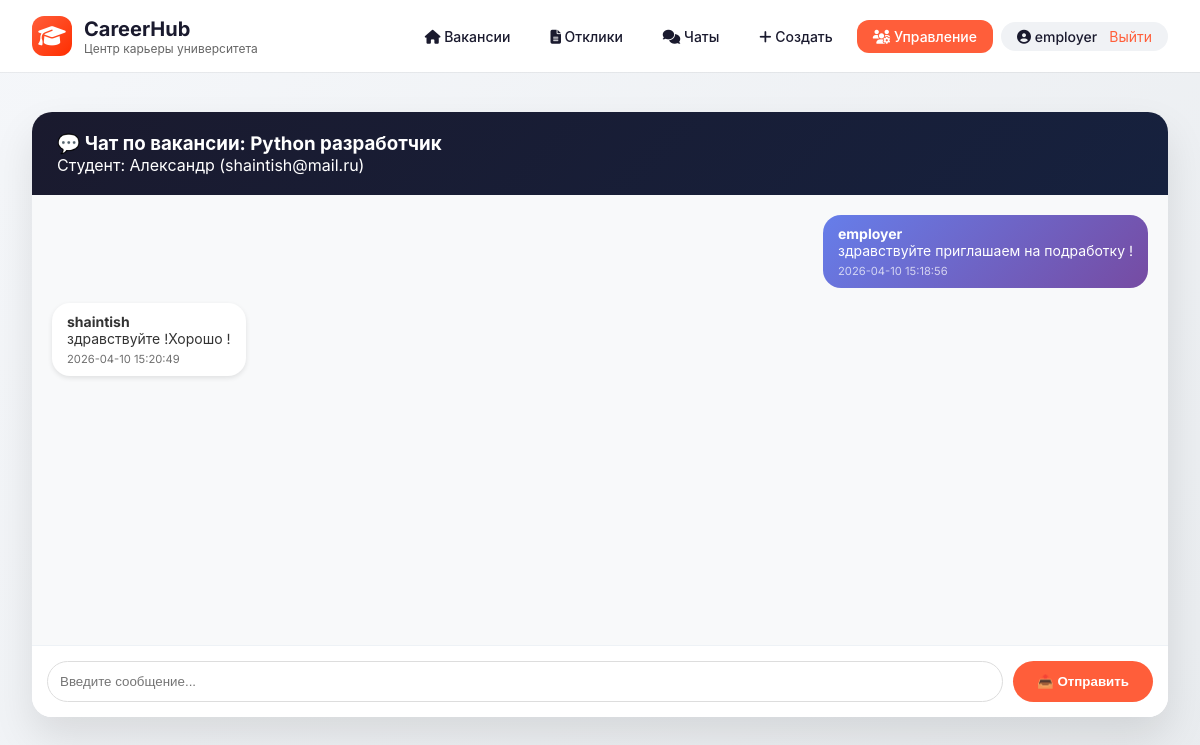
Page /chat/5 (signed in) on the committed database.
### tables this page shows
CREATE TABLE chats (
            id INTEGER PRIMARY KEY AUTOINCREMENT,
            application_id INTEGER UNIQUE NOT NULL,
            student_email TEXT NOT NULL,
            student_name TEXT NOT NULL,
            vacancy_id INTEGER NOT NULL,
            vacancy_title TEXT NOT NULL,
            created_at TIMESTAMP DEFAULT CURRENT_TIMESTAMP
        );

CREATE TABLE messages (
            id INTEGER PRIMARY KEY AUTOINCREMENT,
            application_id INTEGER NOT NULL,
            sender TEXT NOT NULL,
            sender_name TEXT NOT NULL,
            message_text TEXT NOT NULL,
            timestamp TIMESTAMP DEFAULT CURRENT_TIMESTAMP
        );

### app/main.py (the view)
@app.get("/chat/{application_id}", response_class=HTMLResponse)
async def chat_page(request: Request, application_id: int):
    session_id = request.cookies.get("session_id")
    if not session_id or session_id not in sessions:
        return RedirectResponse(url="/login", status_code=303)
    current_user = sessions[session_id]
    application = JobService.get_application(application_id)
    if not application:
        return RedirectResponse(url="/", status_code=303)
    is_student = (application["student_email"] == current_user.get("email"))
    is_employer = (current_user.get("role") == "employer")
    chat = JobService.get_chat_by_application(application_id)
    if not chat:
        vacancy = JobService.get_vacancy(application["vacancy_id"])
        chat = JobService.create_chat(
            application_id=application_id,
            student_email=application["student_email"],
            student_name=application["student_name"],
            vacancy_id=application["vacancy_id"],
            vacancy_title=vacancy["title"] if vacancy else f"Вакансия #{application['vacancy_id']}"
        )
    messages = JobService.get_messages_by_application(application_id)
    return templates.TemplateResponse("chat.html", {
        "request": request,
        "application_id": application_id,
        "chat": chat,
        "messages": messages,
        "user": current_user,
        "is_student": is_student,
        "is_employer": is_employer
    })

### templates/chat.html (shortened to what this page needs)
{% extends "base.html" %}
{% block content %}
<div class="chat-container">
    <div class="chat-header">
        <h3>💬 Чат по вакансии: {{ chat.vacancy_title }}</h3>
        <p>Студент: {{ chat.student_name }} ({{ chat.student_email }})</p>
    </div>
    <div class="chat-messages" id="chat-messages">
        {% if messages and messages|length > 0 %}
            {% for msg in messages %}
            <div class="message {% if (msg.sender == 'student' and is_student) or (msg.sender == 'employer' and is_employer) %}sent{% else %}received{% endif %}">
                <div class="message-bubble">
                    <div><strong>{{ msg.sender_name }}</strong></div>
                    <div>{{ msg.message_text }}</div>
                    <div class="message-time">{{ msg.timestamp }}</div>
                </div>
            </div>
            {% endfor %}
        {% else %}
            <p style="text-align: center; color: #999; padding: 50px;">💬 Напишите первое сообщение!</p>
        {% endif %}
    </div>
    <form method="post" action="/chat/{{ application_id }}/send" class="chat-input">
        <input type="text" name="message" placeholder="Введите сообщение..." required>
        <button type="submit" class="btn-primary">📤 Отправить</button>
    </form>
</div>
{% endblock %}

### templates/base.html (style rules this page uses)
* { margin: 0; padding: 0; box-sizing: border-box; }
body { font-family: 'Inter', -apple-system, BlinkMacSystemFont, 'Segoe UI', sans-serif; background: #f5f7fa; min-height: 100vh; color: #1a1a2e; }
.btn-primary { background: #ff5e3a; color: white; border: none; padding: 12px 24px; border-radius: 12px; font-weight: 600; cursor: pointer; text-decoration: none; display: inline-block; }
.chat-container { background: white; border-radius: 20px; overflow: hidden; box-shadow: 0 20px 40px rgba(0,0,0,0.05); }
.chat-header { background: #1a1a2e; color: white; padding: 20px 24px; }
.chat-messages { height: 450px; overflow-y: auto; padding: 24px; background: #f8fafc; }
.message { margin-bottom: 16px; display: flex; }
.message.sent { justify-content: flex-end; }
.message-bubble { max-width: 70%; padding: 12px 18px; border-radius: 20px; font-size: 14px; }
.message.sent .message-bubble { background: #ff5e3a; color: white; }
.message.received .message-bubble { background: white; color: #1a1a2e; box-shadow: 0 2px 8px rgba(0,0,0,0.05); }
.chat-input { display: flex; gap: 12px; padding: 20px; background: white; border-top: 1px solid #eef2f6; }
.chat-input input { flex: 1; padding: 12px 16px; border: 1px solid #eef2f6; border-radius: 12px; }

### templates/chat.html (style rules this page uses)
.chat-container { background: white; border-radius: 20px; overflow: hidden; box-shadow: 0 20px 40px rgba(0,0,0,0.1); }
.chat-header { background: linear-gradient(135deg, #1a1a2e, #16213e); color: white; padding: 20px 25px; }
.chat-messages { height: 450px; overflow-y: auto; padding: 20px; background: #f8f9fa; }
.message { margin-bottom: 15px; display: flex; }
.message.sent { justify-content: flex-end; }
.message-bubble { max-width: 70%; padding: 10px 15px; border-radius: 18px; position: relative; }
.message.sent .message-bubble { background: linear-gradient(135deg, #667eea, #764ba2); color: white; }
.message.received .message-bubble { background: white; color: #333; box-shadow: 0 2px 5px rgba(0,0,0,0.1); }
.message-time { font-size: 0.7rem; margin-top: 5px; opacity: 0.7; }
.chat-input { display: flex; gap: 10px; padding: 15px; background: white; border-top: 1px solid #eef2f6; }
.chat-input input { flex: 1; padding: 12px; border: 1px solid #ddd; border-radius: 25px; }
.chat-input button { padding: 12px 24px; border-radius: 25px; }

### rows in the picture
chats: vacancy_title "Python разработчик", student_name "Александр", student_email "shaintish@mail.ru"
messages: sender_name "employer", message_text "здравствуйте приглашаем на подработку !", timestamp "2026-04-10 15:18:56"
messages: sender_name "shaintish", message_text "здравствуйте !Хорошо !", timestamp "2026-04-10 15:20:49"

### other values in the picture
{{ user.username }} "employer"
